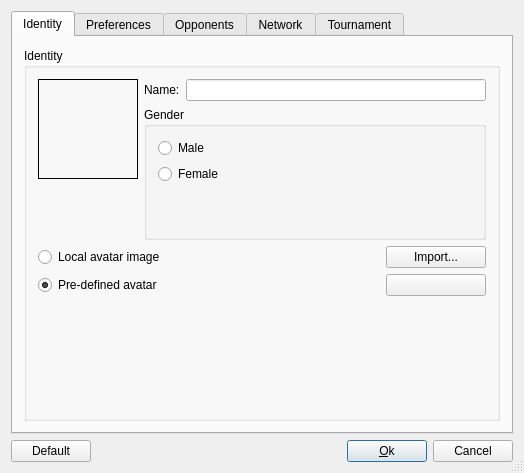
<?xml version="1.0" encoding="UTF-8"?>
<ui version="4.0">
 <class>OptionsUI</class>
 <widget class="QDialog" name="OptionsUI">
  <property name="windowModality">
   <enum>Qt::WindowModal</enum>
  </property>
  <property name="geometry">
   <rect>
    <x>0</x>
    <y>0</y>
    <width>524</width>
    <height>473</height>
   </rect>
  </property>
  <property name="sizePolicy">
   <sizepolicy hsizetype="Expanding" vsizetype="Expanding">
    <horstretch>0</horstretch>
    <verstretch>0</verstretch>
   </sizepolicy>
  </property>
  <property name="windowTitle">
   <string>Options</string>
  </property>
  <property name="sizeGripEnabled">
   <bool>true</bool>
  </property>
  <layout class="QGridLayout" name="gridLayout_4">
   <item row="1" column="0">
    <layout class="QHBoxLayout" name="horizontalLayout_2">
     <item>
      <widget class="QPushButton" name="btnDefaut">
       <property name="text">
        <string>Default</string>
       </property>
      </widget>
     </item>
     <item>
      <spacer>
       <property name="orientation">
        <enum>Qt::Horizontal</enum>
       </property>
       <property name="sizeType">
        <enum>QSizePolicy::Expanding</enum>
       </property>
       <property name="sizeHint" stdset="0">
        <size>
         <width>20</width>
         <height>20</height>
        </size>
       </property>
      </spacer>
     </item>
     <item>
      <widget class="QPushButton" name="btnOk">
       <property name="text">
        <string>&amp;Ok</string>
       </property>
       <property name="shortcut">
        <string>Alt+O</string>
       </property>
       <property name="autoDefault">
        <bool>true</bool>
       </property>
       <property name="default">
        <bool>true</bool>
       </property>
      </widget>
     </item>
     <item>
      <widget class="QPushButton" name="btnAnnuler">
       <property name="text">
        <string>Cancel</string>
       </property>
       <property name="autoDefault">
        <bool>true</bool>
       </property>
      </widget>
     </item>
    </layout>
   </item>
   <item row="0" column="0">
    <widget class="QTabWidget" name="optionsUI">
     <property name="currentIndex">
      <number>0</number>
     </property>
     <widget class="QWidget" name="identityTab">
      <attribute name="title">
       <string>Identity</string>
      </attribute>
      <layout class="QGridLayout" name="gridLayout_6">
       <item row="0" column="0">
        <widget class="QGroupBox" name="groupBox">
         <property name="title">
          <string>Identity</string>
         </property>
         <layout class="QGridLayout" name="gridLayout_5">
          <item row="0" column="0">
           <layout class="QVBoxLayout" name="verticalLayout_5">
            <item>
             <widget class="QLabel" name="pixSud">
              <property name="minimumSize">
               <size>
                <width>100</width>
                <height>100</height>
               </size>
              </property>
              <property name="maximumSize">
               <size>
                <width>100</width>
                <height>100</height>
               </size>
              </property>
              <property name="frameShape">
               <enum>QFrame::Box</enum>
              </property>
              <property name="frameShadow">
               <enum>QFrame::Plain</enum>
              </property>
              <property name="text">
               <string/>
              </property>
              <property name="scaledContents">
               <bool>true</bool>
              </property>
              <property name="alignment">
               <set>Qt::AlignLeading|Qt::AlignLeft|Qt::AlignVCenter</set>
              </property>
             </widget>
            </item>
            <item>
             <spacer name="verticalSpacer_4">
              <property name="orientation">
               <enum>Qt::Vertical</enum>
              </property>
              <property name="sizeHint" stdset="0">
               <size>
                <width>20</width>
                <height>40</height>
               </size>
              </property>
             </spacer>
            </item>
           </layout>
          </item>
          <item row="0" column="1">
           <layout class="QVBoxLayout" name="verticalLayout_4">
            <item>
             <layout class="QHBoxLayout" name="_10">
              <property name="spacing">
               <number>6</number>
              </property>
              <property name="leftMargin">
               <number>0</number>
              </property>
              <property name="topMargin">
               <number>0</number>
              </property>
              <property name="rightMargin">
               <number>0</number>
              </property>
              <property name="bottomMargin">
               <number>0</number>
              </property>
              <item>
               <widget class="QLabel" name="TextLabel2_3_2">
                <property name="text">
                 <string>Name:</string>
                </property>
                <property name="alignment">
                 <set>Qt::AlignLeading|Qt::AlignLeft|Qt::AlignVCenter</set>
                </property>
               </widget>
              </item>
              <item>
               <widget class="QLineEdit" name="nomJoueurSud">
                <property name="enabled">
                 <bool>true</bool>
                </property>
                <property name="maxLength">
                 <number>10</number>
                </property>
               </widget>
              </item>
             </layout>
            </item>
            <item>
             <widget class="QGroupBox" name="groupBox_7">
              <property name="title">
               <string>Gender</string>
              </property>
              <layout class="QGridLayout" name="gridLayout_11">
               <item row="0" column="0">
                <widget class="QRadioButton" name="sexeM">
                 <property name="text">
                  <string>Male</string>
                 </property>
                </widget>
               </item>
               <item row="1" column="0">
                <widget class="QRadioButton" name="sexeF">
                 <property name="text">
                  <string>Female</string>
                 </property>
                </widget>
               </item>
               <item row="2" column="0">
                <spacer name="verticalSpacer_5">
                 <property name="orientation">
                  <enum>Qt::Vertical</enum>
                 </property>
                 <property name="sizeHint" stdset="0">
                  <size>
                   <width>20</width>
                   <height>40</height>
                  </size>
                 </property>
                </spacer>
               </item>
              </layout>
             </widget>
            </item>
           </layout>
          </item>
          <item row="1" column="0" colspan="2">
           <layout class="QVBoxLayout" name="verticalLayout_2">
            <item>
             <layout class="QHBoxLayout" name="horizontalLayout_10">
              <item>
               <widget class="QRadioButton" name="radioLocal">
                <property name="text">
                 <string>Local avatar image</string>
                </property>
               </widget>
              </item>
              <item>
               <widget class="QPushButton" name="buttonImport">
                <property name="minimumSize">
                 <size>
                  <width>100</width>
                  <height>20</height>
                 </size>
                </property>
                <property name="maximumSize">
                 <size>
                  <width>100</width>
                  <height>100</height>
                 </size>
                </property>
                <property name="text">
                 <string>Import...</string>
                </property>
               </widget>
              </item>
             </layout>
            </item>
            <item>
             <layout class="QHBoxLayout" name="horizontalLayout_4">
              <item>
               <widget class="QRadioButton" name="radioPredefined">
                <property name="text">
                 <string>Pre-defined avatar</string>
                </property>
                <property name="checked">
                 <bool>true</bool>
                </property>
               </widget>
              </item>
              <item>
               <widget class="QPushButton" name="btnPixSud">
                <property name="minimumSize">
                 <size>
                  <width>100</width>
                  <height>20</height>
                 </size>
                </property>
                <property name="maximumSize">
                 <size>
                  <width>100</width>
                  <height>100</height>
                 </size>
                </property>
                <property name="text">
                 <string/>
                </property>
                <property name="icon">
                 <iconset resource="../../../assets/desktop.qrc">
                  <normaloff>:/images/fileopen.png</normaloff>:/images/fileopen.png</iconset>
                </property>
                <property name="autoDefault">
                 <bool>false</bool>
                </property>
               </widget>
              </item>
             </layout>
            </item>
            <item>
             <spacer name="verticalSpacer">
              <property name="orientation">
               <enum>Qt::Vertical</enum>
              </property>
              <property name="sizeHint" stdset="0">
               <size>
                <width>20</width>
                <height>38</height>
               </size>
              </property>
             </spacer>
            </item>
           </layout>
          </item>
         </layout>
        </widget>
       </item>
      </layout>
     </widget>
     <widget class="QWidget" name="prefTab">
      <attribute name="title">
       <string>Preferences</string>
      </attribute>
      <layout class="QGridLayout" name="gridLayout_2">
       <item row="0" column="0">
        <widget class="QGroupBox" name="groupBox_10">
         <property name="title">
          <string>General</string>
         </property>
         <layout class="QVBoxLayout" name="verticalLayout_6">
          <item>
           <layout class="QHBoxLayout" name="horizontalLayout_8">
            <item>
             <widget class="QLabel" name="label_4">
              <property name="sizePolicy">
               <sizepolicy hsizetype="Minimum" vsizetype="Preferred">
                <horstretch>0</horstretch>
                <verstretch>0</verstretch>
               </sizepolicy>
              </property>
              <property name="text">
               <string>Language</string>
              </property>
             </widget>
            </item>
            <item>
             <spacer name="horizontalSpacer_4">
              <property name="orientation">
               <enum>Qt::Horizontal</enum>
              </property>
              <property name="sizeHint" stdset="0">
               <size>
                <width>40</width>
                <height>20</height>
               </size>
              </property>
             </spacer>
            </item>
            <item>
             <widget class="QComboBox" name="langList">
              <property name="sizePolicy">
               <sizepolicy hsizetype="MinimumExpanding" vsizetype="Fixed">
                <horstretch>0</horstretch>
                <verstretch>0</verstretch>
               </sizepolicy>
              </property>
              <property name="iconSize">
               <size>
                <width>15</width>
                <height>15</height>
               </size>
              </property>
              <item>
               <property name="text">
                <string>Français</string>
               </property>
              </item>
              <item>
               <property name="text">
                <string>English</string>
               </property>
              </item>
             </widget>
            </item>
           </layout>
          </item>
          <item>
           <layout class="QHBoxLayout" name="horizontalLayout_3">
            <item>
             <widget class="QLabel" name="label">
              <property name="text">
               <string>Background color</string>
              </property>
             </widget>
            </item>
            <item>
             <spacer name="horizontalSpacer">
              <property name="orientation">
               <enum>Qt::Horizontal</enum>
              </property>
              <property name="sizeHint" stdset="0">
               <size>
                <width>40</width>
                <height>20</height>
               </size>
              </property>
             </spacer>
            </item>
            <item>
             <widget class="QPushButton" name="tapisColor">
              <property name="text">
               <string/>
              </property>
              <property name="flat">
               <bool>true</bool>
              </property>
             </widget>
            </item>
           </layout>
          </item>
          <item>
           <widget class="QCheckBox" name="afficheAvatars">
            <property name="text">
             <string>Show avatars on the board</string>
            </property>
           </widget>
          </item>
          <item>
           <layout class="QHBoxLayout" name="horizontalLayout_5">
            <item>
             <widget class="QLabel" name="label2">
              <property name="text">
               <string>Delay before trick flush:</string>
              </property>
             </widget>
            </item>
            <item>
             <widget class="QSlider" name="slider2">
              <property name="maximum">
               <number>5000</number>
              </property>
              <property name="singleStep">
               <number>100</number>
              </property>
              <property name="pageStep">
               <number>100</number>
              </property>
              <property name="orientation">
               <enum>Qt::Horizontal</enum>
              </property>
             </widget>
            </item>
            <item>
             <widget class="QLabel" name="temps2">
              <property name="text">
               <string>0.0 seconds</string>
              </property>
             </widget>
            </item>
           </layout>
          </item>
          <item>
           <layout class="QHBoxLayout" name="horizontalLayout">
            <item>
             <widget class="QLabel" name="TextLabel1">
              <property name="text">
               <string>Delay between two players</string>
              </property>
             </widget>
            </item>
            <item>
             <widget class="QSlider" name="slider1">
              <property name="maximum">
               <number>5000</number>
              </property>
              <property name="singleStep">
               <number>100</number>
              </property>
              <property name="pageStep">
               <number>100</number>
              </property>
              <property name="orientation">
               <enum>Qt::Horizontal</enum>
              </property>
             </widget>
            </item>
            <item>
             <widget class="QLabel" name="temps1">
              <property name="text">
               <string>0.0 seconds</string>
              </property>
              <property name="scaledContents">
               <bool>false</bool>
              </property>
              <property name="alignment">
               <set>Qt::AlignLeading|Qt::AlignLeft|Qt::AlignVCenter</set>
              </property>
             </widget>
            </item>
           </layout>
          </item>
          <item>
           <widget class="QCheckBox" name="clic">
            <property name="text">
             <string>Activate automatic trick flushing</string>
            </property>
           </widget>
          </item>
          <item>
           <layout class="QHBoxLayout" name="horizontalLayout_7">
            <item>
             <widget class="QLabel" name="label_5">
              <property name="text">
               <string>Cards order in hand (drag and drop to change position):</string>
              </property>
             </widget>
            </item>
            <item>
             <spacer name="horizontalSpacer_6">
              <property name="orientation">
               <enum>Qt::Horizontal</enum>
              </property>
              <property name="sizeHint" stdset="0">
               <size>
                <width>40</width>
                <height>20</height>
               </size>
              </property>
             </spacer>
            </item>
           </layout>
          </item>
          <item>
           <layout class="QHBoxLayout" name="iconsLayout"/>
          </item>
          <item>
           <spacer name="verticalSpacer_6">
            <property name="orientation">
             <enum>Qt::Vertical</enum>
            </property>
            <property name="sizeHint" stdset="0">
             <size>
              <width>20</width>
              <height>0</height>
             </size>
            </property>
           </spacer>
          </item>
         </layout>
        </widget>
       </item>
      </layout>
     </widget>
     <widget class="QWidget" name="OpponentsTab">
      <attribute name="title">
       <string>Opponents</string>
      </attribute>
      <layout class="QGridLayout" name="gridLayout_8">
       <item row="0" column="0">
        <widget class="QGroupBox" name="groupBox_2">
         <property name="sizePolicy">
          <sizepolicy hsizetype="Minimum" vsizetype="Preferred">
           <horstretch>0</horstretch>
           <verstretch>0</verstretch>
          </sizepolicy>
         </property>
         <property name="maximumSize">
          <size>
           <width>160</width>
           <height>16777215</height>
          </size>
         </property>
         <property name="title">
          <string>Bots list</string>
         </property>
         <layout class="QGridLayout" name="gridLayout_3">
          <item row="0" column="0">
           <widget class="QListWidget" name="botsList"/>
          </item>
         </layout>
        </widget>
       </item>
       <item row="0" column="1">
        <widget class="QGroupBox" name="groupBox_3">
         <property name="title">
          <string>Bot identity</string>
         </property>
         <layout class="QGridLayout" name="gridLayout_7">
          <item row="0" column="0">
           <layout class="QVBoxLayout" name="verticalLayout_3">
            <item>
             <layout class="QHBoxLayout" name="horizontalLayout_11">
              <item>
               <widget class="QLabel" name="label_2_2">
                <property name="text">
                 <string>Name: </string>
                </property>
               </widget>
              </item>
              <item>
               <widget class="QLineEdit" name="botName">
                <property name="enabled">
                 <bool>true</bool>
                </property>
                <property name="minimumSize">
                 <size>
                  <width>120</width>
                  <height>0</height>
                 </size>
                </property>
                <property name="maxLength">
                 <number>10</number>
                </property>
               </widget>
              </item>
             </layout>
            </item>
            <item>
             <widget class="QGroupBox" name="groupBox_8">
              <property name="title">
               <string>Gender</string>
              </property>
              <layout class="QGridLayout" name="gridLayout_12">
               <item row="1" column="0">
                <widget class="QRadioButton" name="botFemale">
                 <property name="text">
                  <string>Female</string>
                 </property>
                </widget>
               </item>
               <item row="0" column="0">
                <widget class="QRadioButton" name="botMale">
                 <property name="text">
                  <string>Male</string>
                 </property>
                </widget>
               </item>
               <item row="2" column="0">
                <spacer name="verticalSpacer_7">
                 <property name="orientation">
                  <enum>Qt::Vertical</enum>
                 </property>
                 <property name="sizeHint" stdset="0">
                  <size>
                   <width>20</width>
                   <height>40</height>
                  </size>
                 </property>
                </spacer>
               </item>
              </layout>
             </widget>
            </item>
           </layout>
          </item>
          <item row="0" column="1">
           <layout class="QVBoxLayout" name="verticalLayout">
            <item>
             <widget class="QLabel" name="botAvatar">
              <property name="minimumSize">
               <size>
                <width>100</width>
                <height>100</height>
               </size>
              </property>
              <property name="maximumSize">
               <size>
                <width>100</width>
                <height>100</height>
               </size>
              </property>
              <property name="frameShape">
               <enum>QFrame::Box</enum>
              </property>
              <property name="frameShadow">
               <enum>QFrame::Plain</enum>
              </property>
              <property name="scaledContents">
               <bool>true</bool>
              </property>
             </widget>
            </item>
            <item>
             <widget class="QPushButton" name="buttonBotAvatar">
              <property name="text">
               <string/>
              </property>
              <property name="icon">
               <iconset resource="../../../assets/desktop.qrc">
                <normaloff>:/images/fileopen.png</normaloff>:/images/fileopen.png</iconset>
              </property>
             </widget>
            </item>
            <item>
             <spacer name="verticalSpacer_2">
              <property name="orientation">
               <enum>Qt::Vertical</enum>
              </property>
              <property name="sizeHint" stdset="0">
               <size>
                <width>20</width>
                <height>40</height>
               </size>
              </property>
             </spacer>
            </item>
           </layout>
          </item>
          <item row="1" column="0" colspan="2">
           <layout class="QHBoxLayout" name="horizontalLayout_12">
            <item>
             <widget class="QLabel" name="label_2">
              <property name="text">
               <string>Script:</string>
              </property>
             </widget>
            </item>
            <item>
             <widget class="QLineEdit" name="scriptPath"/>
            </item>
            <item>
             <widget class="QPushButton" name="buttonScriptPath">
              <property name="text">
               <string/>
              </property>
              <property name="icon">
               <iconset resource="../../../assets/desktop.qrc">
                <normaloff>:/images/fileopen.png</normaloff>:/images/fileopen.png</iconset>
              </property>
             </widget>
            </item>
           </layout>
          </item>
         </layout>
        </widget>
       </item>
      </layout>
     </widget>
     <widget class="QWidget" name="tab">
      <attribute name="title">
       <string>Network</string>
      </attribute>
      <layout class="QGridLayout" name="gridLayout">
       <item row="0" column="0">
        <widget class="QGroupBox" name="groupBox_4">
         <property name="enabled">
          <bool>true</bool>
         </property>
         <property name="sizePolicy">
          <sizepolicy hsizetype="Preferred" vsizetype="Minimum">
           <horstretch>0</horstretch>
           <verstretch>0</verstretch>
          </sizepolicy>
         </property>
         <property name="title">
          <string>Server list</string>
         </property>
         <layout class="QGridLayout" name="gridLayout_9">
          <item row="0" column="0">
           <layout class="QHBoxLayout" name="horizontalLayout_6">
            <item>
             <layout class="QVBoxLayout" name="verticalLayout_7">
              <item>
               <widget class="QListWidget" name="serverList"/>
              </item>
              <item>
               <spacer name="verticalSpacer_8">
                <property name="orientation">
                 <enum>Qt::Vertical</enum>
                </property>
                <property name="sizeHint" stdset="0">
                 <size>
                  <width>20</width>
                  <height>40</height>
                 </size>
                </property>
               </spacer>
              </item>
             </layout>
            </item>
            <item>
             <layout class="QVBoxLayout" name="verticalLayout_8">
              <item>
               <widget class="QPushButton" name="addServerButton">
                <property name="text">
                 <string>Add server</string>
                </property>
                <property name="autoDefault">
                 <bool>false</bool>
                </property>
               </widget>
              </item>
              <item>
               <widget class="QPushButton" name="removeServerButton">
                <property name="text">
                 <string>Remove server</string>
                </property>
                <property name="autoDefault">
                 <bool>false</bool>
                </property>
               </widget>
              </item>
              <item>
               <spacer name="verticalSpacer_9">
                <property name="orientation">
                 <enum>Qt::Vertical</enum>
                </property>
                <property name="sizeHint" stdset="0">
                 <size>
                  <width>20</width>
                  <height>40</height>
                 </size>
                </property>
               </spacer>
              </item>
             </layout>
            </item>
           </layout>
          </item>
         </layout>
        </widget>
       </item>
      </layout>
     </widget>
     <widget class="QWidget" name="tab_2">
      <attribute name="title">
       <string>Tournament</string>
      </attribute>
      <layout class="QVBoxLayout" name="verticalLayout_9">
       <item>
        <widget class="QTableWidget" name="tournamentList">
         <property name="editTriggers">
          <set>QAbstractItemView::NoEditTriggers</set>
         </property>
         <property name="selectionMode">
          <enum>QAbstractItemView::SingleSelection</enum>
         </property>
         <property name="selectionBehavior">
          <enum>QAbstractItemView::SelectRows</enum>
         </property>
         <attribute name="horizontalHeaderStretchLastSection">
          <bool>true</bool>
         </attribute>
         <attribute name="verticalHeaderVisible">
          <bool>false</bool>
         </attribute>
         <row>
          <property name="text">
           <string>Nouvelle ligne</string>
          </property>
         </row>
         <column>
          <property name="text">
           <string/>
          </property>
         </column>
         <column>
          <property name="text">
           <string/>
          </property>
         </column>
         <column>
          <property name="text">
           <string/>
          </property>
         </column>
         <column>
          <property name="text">
           <string/>
          </property>
         </column>
        </widget>
       </item>
       <item>
        <layout class="QHBoxLayout" name="horizontalLayout_9">
         <item>
          <widget class="QPushButton" name="btnAddTurn">
           <property name="text">
            <string>Add turn</string>
           </property>
          </widget>
         </item>
         <item>
          <widget class="QPushButton" name="btnRemoveTurn">
           <property name="text">
            <string>Remove turn</string>
           </property>
          </widget>
         </item>
         <item>
          <spacer name="horizontalSpacer_2">
           <property name="orientation">
            <enum>Qt::Horizontal</enum>
           </property>
           <property name="sizeHint" stdset="0">
            <size>
             <width>40</width>
             <height>20</height>
            </size>
           </property>
          </spacer>
         </item>
        </layout>
       </item>
      </layout>
     </widget>
    </widget>
   </item>
  </layout>
 </widget>
 <layoutdefault spacing="6" margin="11"/>
 <tabstops>
  <tabstop>btnOk</tabstop>
  <tabstop>btnDefaut</tabstop>
  <tabstop>btnAnnuler</tabstop>
 </tabstops>
 <resources>
  <include location="../../../assets/desktop.qrc"/>
 </resources>
 <connections>
  <connection>
   <sender>btnAnnuler</sender>
   <signal>clicked()</signal>
   <receiver>OptionsUI</receiver>
   <slot>reject()</slot>
   <hints>
    <hint type="sourcelabel">
     <x>552</x>
     <y>487</y>
    </hint>
    <hint type="destinationlabel">
     <x>282</x>
     <y>441</y>
    </hint>
   </hints>
  </connection>
 </connections>
</ui>
